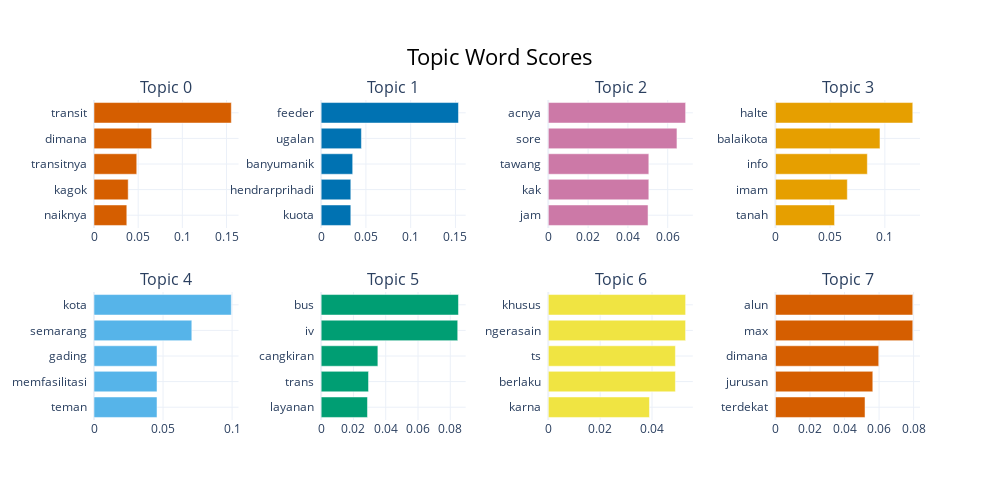

This figure's notebook cell:
### Code cell
topic_model.visualize_barchart()

### Figure 1 — Plotly figure (JSON) as saved in the notebook; plotly's stock layout.template omitted (floating-point values rounded to 4 significant figures)
{"data": [{"marker": {"color": "#D55E00"}, "orientation": "h", "type": "bar", "x": [0.03713, 0.03871, 0.04838, 0.06521, 0.1554], "xaxis": "x", "y": ["naiknya  ", "kagok  ", "transitnya  ", "dimana  ", "transit  "], "yaxis": "y"}, {"marker": {"color": "#0072B2"}, "orientation": "h", "type": "bar", "x": [0.03313, 0.03313, 0.03523, 0.04496, 0.1534], "xaxis": "x2", "y": ["kuota  ", "hendrarprihadi  ", "banyumanik  ", "ugalan  ", "feeder  "], "yaxis": "y2"}, {"marker": {"color": "#CC79A7"}, "orientation": "h", "type": "bar", "x": [0.05012, 0.05052, 0.05052, 0.06465, 0.06901], "xaxis": "x3", "y": ["jam  ", "kak  ", "tawang  ", "sore  ", "acnya  "], "yaxis": "y3"}, {"marker": {"color": "#E69F00"}, "orientation": "h", "type": "bar", "x": [0.05402, 0.06568, 0.08397, 0.09553, 0.1255], "xaxis": "x4", "y": ["tanah  ", "imam  ", "info  ", "balaikota  ", "halte  "], "yaxis": "y4"}, {"marker": {"color": "#56B4E9"}, "orientation": "h", "type": "bar", "x": [0.04562, 0.04562, 0.04562, 0.07082, 0.09943], "xaxis": "x5", "y": ["teman  ", "memfasilitasi  ", "gading  ", "semarang  ", "kota  "], "yaxis": "y5"}, {"marker": {"color": "#009E73"}, "orientation": "h", "type": "bar", "x": [0.02869, 0.02935, 0.03513, 0.08459, 0.08505], "xaxis": "x6", "y": ["layanan  ", "trans  ", "cangkiran  ", "iv  ", "bus  "], "yaxis": "y6"}, {"marker": {"color": "#F0E442"}, "orientation": "h", "type": "bar", "x": [0.03901, 0.04902, 0.04902, 0.05294, 0.05296], "xaxis": "x7", "y": ["karna  ", "berlaku  ", "ts  ", "ngerasain  ", "khusus  "], "yaxis": "y7"}, {"marker": {"color": "#D55E00"}, "orientation": "h", "type": "bar", "x": [0.05186, 0.05637, 0.05981, 0.07951, 0.07951], "xaxis": "x8", "y": ["terdekat  ", "jurusan  ", "dimana  ", "max  ", "alun  "], "yaxis": "y8"}], "layout": {"annotations": [{"font": {"size": 16}, "showarrow": false, "text": "Topic 0", "x": 0.0875, "xanchor": "center", "xref": "paper", "y": 1, "yanchor": "bottom", "yref": "paper"}, {"font": {"size": 16}, "showarrow": false, "text": "Topic 1", "x": 0.3625, "xanchor": "center", "xref": "paper", "y": 1, "yanchor": "bottom", "yref": "paper"}, {"font": {"size": 16}, "showarrow": false, "text": "Topic 2", "x": 0.6375, "xanchor": "center", "xref": "paper", "y": 1, "yanchor": "bottom", "yref": "paper"}, {"font": {"size": 16}, "showarrow": false, "text": "Topic 3", "x": 0.9125, "xanchor": "center", "xref": "paper", "y": 1, "yanchor": "bottom", "yref": "paper"}, {"font": {"size": 16}, "showarrow": false, "text": "Topic 4", "x": 0.0875, "xanchor": "center", "xref": "paper", "y": 0.4, "yanchor": "bottom", "yref": "paper"}, {"font": {"size": 16}, "showarrow": false, "text": "Topic 5", "x": 0.3625, "xanchor": "center", "xref": "paper", "y": 0.4, "yanchor": "bottom", "yref": "paper"}, {"font": {"size": 16}, "showarrow": false, "text": "Topic 6", "x": 0.6375, "xanchor": "center", "xref": "paper", "y": 0.4, "yanchor": "bottom", "yref": "paper"}, {"font": {"size": 16}, "showarrow": false, "text": "Topic 7", "x": 0.9125, "xanchor": "center", "xref": "paper", "y": 0.4, "yanchor": "bottom", "yref": "paper"}], "height": 500, "hoverlabel": {"bgcolor": "white", "font": {"family": "Rockwell", "size": 16}}, "showlegend": false, "title": {"font": {"color": "Black", "size": 22}, "text": "Topic Word Scores", "x": 0.5, "xanchor": "center", "yanchor": "top"}, "width": 1000, "xaxis": {"anchor": "y", "domain": [0, 0.175], "showgrid": true}, "xaxis2": {"anchor": "y2", "domain": [0.275, 0.45], "showgrid": true}, "xaxis3": {"anchor": "y3", "domain": [0.55, 0.725], "showgrid": true}, "xaxis4": {"anchor": "y4", "domain": [0.825, 1], "showgrid": true}, "xaxis5": {"anchor": "y5", "domain": [0, 0.175], "showgrid": true}, "xaxis6": {"anchor": "y6", "domain": [0.275, 0.45], "showgrid": true}, "xaxis7": {"anchor": "y7", "domain": [0.55, 0.725], "showgrid": true}, "xaxis8": {"anchor": "y8", "domain": [0.825, 1], "showgrid": true}, "yaxis": {"anchor": "x", "domain": [0.6, 1], "showgrid": true}, "yaxis2": {"anchor": "x2", "domain": [0.6, 1], "showgrid": true}, "yaxis3": {"anchor": "x3", "domain": [0.6, 1], "showgrid": true}, "yaxis4": {"anchor": "x4", "domain": [0.6, 1], "showgrid": true}, "yaxis5": {"anchor": "x5", "domain": [0, 0.4], "showgrid": true}, "yaxis6": {"anchor": "x6", "domain": [0, 0.4], "showgrid": true}, "yaxis7": {"anchor": "x7", "domain": [0, 0.4], "showgrid": true}, "yaxis8": {"anchor": "x8", "domain": [0, 0.4], "showgrid": true}}}
